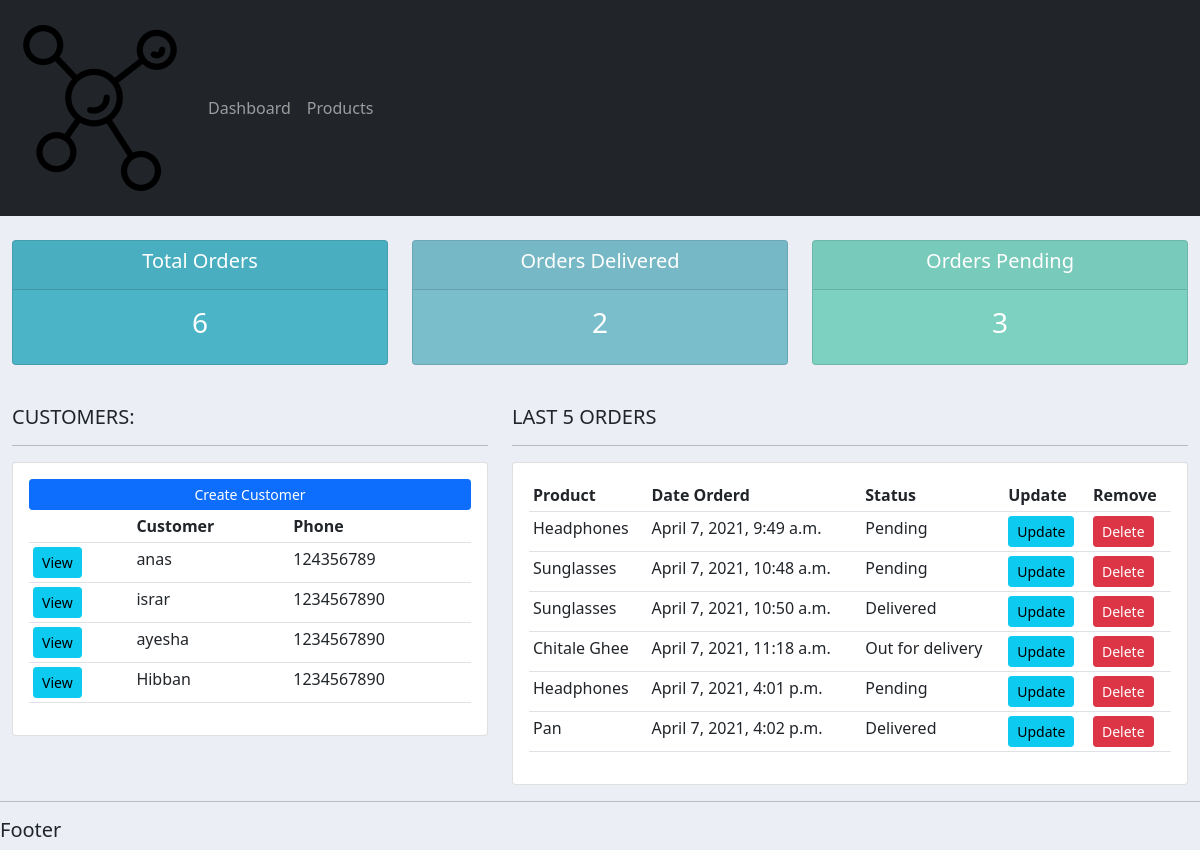
Before: / with the older database file.
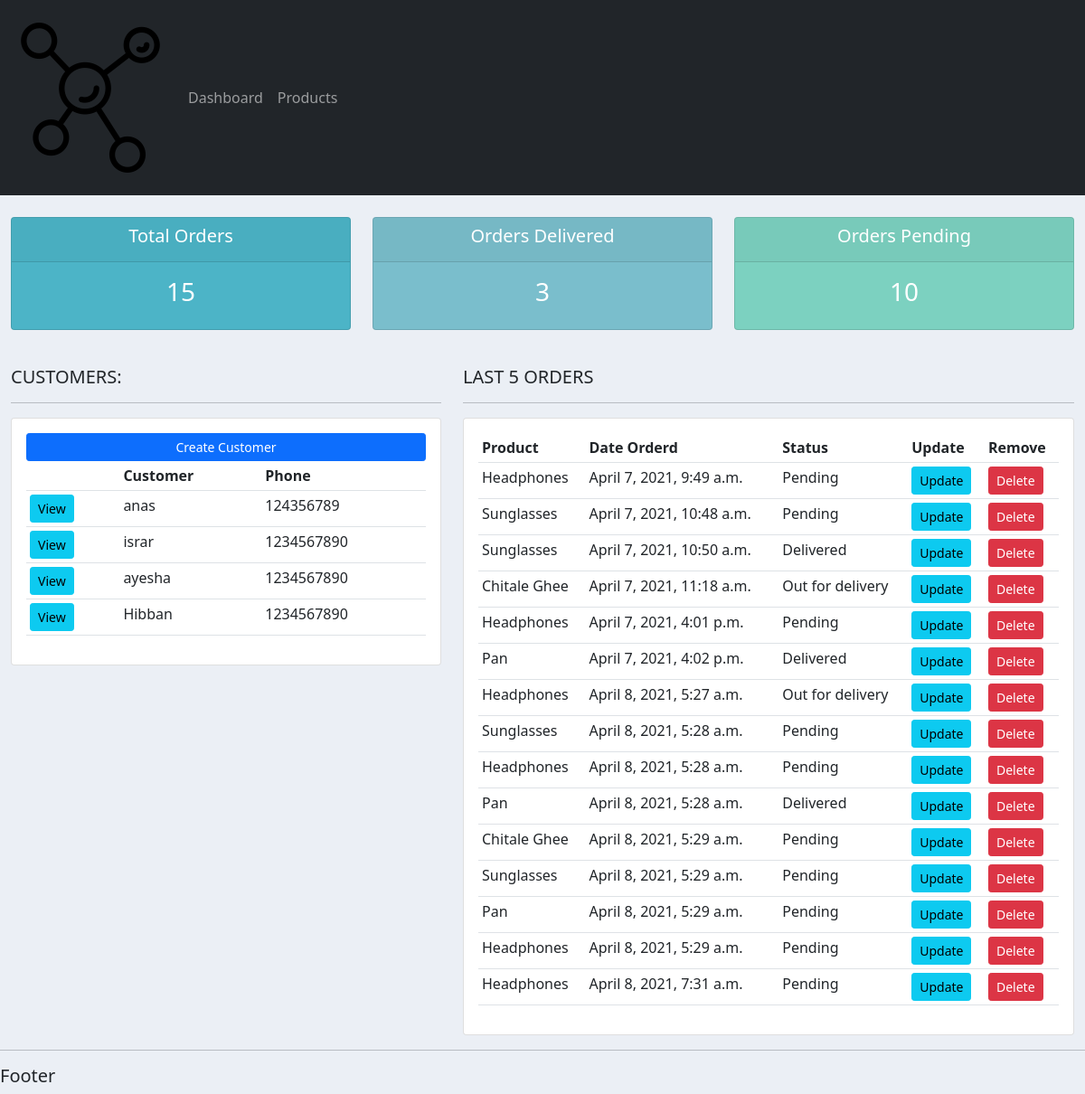
After: the same page with the newer database file.
### accounts/models.py (models this page shows, shortened)
class Customer(models.Model):
    name = models.CharField(max_length=200, null=True)
    phone = models.CharField(max_length=200, null=True)
    email = models.EmailField(max_length=200, null=True)
    data_created = models.DateTimeField(auto_now_add=True, null=True)

class Order(models.Model):
    STATUS = (
			('Pending', 'Pending'),
			('Out for delivery', 'Out for delivery'),
			('Delivered', 'Delivered'),
			)
    customer = models.ForeignKey(Customer, null=True, on_delete=models.SET_NULL)
    product = models.ForeignKey(Product, null=True, on_delete=models.SET_NULL)
    data_created = models.DateTimeField(auto_now_add=True, null=True)
    status = models.CharField(max_length=200, null=True, choices=STATUS)
    note = models.CharField(max_length=1000, null=True)

class Product(models.Model):
    CATEGORY = (
			('Indoor', 'Indoor'),
			('Out Door', 'Out Door'),
			)
    name = models.CharField(max_length=200, null=True)
    price = models.DecimalField(max_digits=10, decimal_places=5, null=True)
    category = models.CharField(max_length=200, null=True, choices=CATEGORY)
    description = models.CharField(max_length=200, null=True)
    data_created = models.DateTimeField(auto_now_add=True, null=True)
    tags = models.ManyToManyField(Tag)
    def __str__(self):
        return self.name

### accounts/views.py (the view)
# urls.py: path('', views.home, name="home"),
def home(request):
    orders = Order.objects.all()
    customers = Customer.objects.all()
    total_customers = customers.count()
    total_orders = orders.count()
    delivered = orders.filter(status='Delivered').count()
    pending = orders.filter(status='Pending').count()
    context ={'orders':orders,
              'customers':customers,
              'total_orders':total_orders,
              'delivered':delivered,
              'pending':pending,
            }
    return render(request, 'accounts/dashboard.html', context)

### accounts/templates/accounts/dashboard.html
{% extends 'accounts/main.html' %}
{% block content %}
{% include 'accounts/status.html' %}
<br>
<div class="row">
	<div class="col-md-5">
		<h5>CUSTOMERS:</h5>
		<hr>
		<div class="card card-body">
			<a class="btn btn-primary  btn-sm btn-block" href="">Create Customer</a>
			<table class="table table-sm">
				<tr>
					<th></th>
					<th>Customer</th>
					<th>Phone</th>
				</tr>
				{% for customer in customers %}
					<tr>
						<td><a class="btn btn-sm btn-info" href="{% url 'accounts:customer' customer.id %}">View</a></td>
						<td>{{customer.name}}</td>
						<td>{{customer.phone}}</td>
					</tr>
				{% endfor %}
			</table>
		</div>
	</div>
	<div class="col-md-7">
		<h5>LAST 5 ORDERS</h5>
		<hr>
		<div class="card card-body">
			<table class="table table-sm">
				<tr>
					<th>Product</th>
					<th>Date Orderd</th>
					<th>Status</th>
					<th>Update</th>
					<th>Remove</th>
				</tr>
				{% for order in orders %}
					<tr>
						<td>{{order.product}}</td>
						<td>{{order.data_created}}</td>
						<td>{{order.status}}</td>
						<td><a class="btn btn-sm btn-info" href="{% url 'accounts:update_order' order.id %}">Update</a></td>
						<td><a class="btn btn-sm btn-danger" href="{% url 'accounts:delete_order' order.id %}">Delete</a></td>
					</tr>
				{% endfor %}
			</table>
		</div>
	</div>
</div>
{% endblock %}

### accounts/templates/accounts/main.html (shortened to what this page needs)
{% load static %}
<!DOCTYPE html>
<html>
<head>
    <link href="https://cdn.jsdelivr.net/npm/bootstrap@5.0.0-beta3/dist/css/bootstrap.min.css" rel="stylesheet">
    <link rel="stylesheet" href="{% static '/css/main.css' %}">
</head>
<body>
    {% include 'accounts/navbar.html' %}
    <div class="container-fluid">
    {% block content %}
    {% endblock %}
    </div>
    <hr>
    <h5>Footer</h5>
</body>
</html>

### accounts/templates/accounts/navbar.html (shortened to what this page needs)
{% load static %}
<nav class="navbar navbar-expand-lg navbar-dark bg-dark">
  <img src="{% static 'images/logo.png' %}" alt="">
  <div class="collapse navbar-collapse" id="navbarNav">
    <ul class="navbar-nav">
      <li class="nav-item active">
        <a class="nav-link" href="{% url 'accounts:home' %}">Dashboard</a>
      </li>
      <li class="nav-item active">
        <a class="nav-link" href="{% url 'accounts:products' %}">Products</a>
      </li>
    </ul>
  </div>
</nav>

### accounts/templates/accounts/status.html
<br>
<div class="row">
	<div class="col">
		<div class="col-md">
			<div class="card text-center text-white  mb-3" id="total-orders">
			  	<div class="card-header">
			  		<h5 class="card-title">Total Orders</h5>
			  	</div>
			  	<div class="card-body">
			    	<h3 class="card-title">{{total_orders}}</h3>
			  	</div>
			</div>
		</div>
	</div>
	<div class="col">
		<div class="col-md">
			<div class="card text-center text-white  mb-3" id="orders-delivered">
			  	<div class="card-header">
			  		<h5 class="card-title">Orders Delivered</h5>
			  	</div>
			  	<div class="card-body">
			    	<h3 class="card-title">{{delivered}}</h3>
			  	</div>
			</div>
		</div>
	</div>
	<div class="col">
		<div class="col-md">
			<div class="card text-center text-white  mb-3" id="orders-pending">
			  	<div class="card-header">
			  		<h5 class="card-title">Orders Pending</h5>
			  	</div>
			  	<div class="card-body">
			    	<h3 class="card-title">{{pending}}</h3>
			  	</div>
			</div>
		</div>
	</div>
</div>

### accounts/static/css/main.css (style rules this page uses)
body { background-color: #ebeff5; }
#total-orders { background-color: #4cb4c7; }
#orders-delivered { background-color: #7abecc; }
#orders-pending { background-color: #7CD1C0; }

Changed rows visible on the page:
added Order: product "Headphones", data_created "April 8, 2021, 5:27 a.m.", status "Out for delivery"
added Order: product "Sunglasses", data_created "April 8, 2021, 5:28 a.m.", status "Pending"
added Order: product "Headphones", data_created "April 8, 2021, 5:28 a.m.", status "Pending"
added Order: product "Pan", data_created "April 8, 2021, 5:28 a.m.", status "Delivered"
added Order: product "Chitale Ghee", data_created "April 8, 2021, 5:29 a.m.", status "Pending"
added Order: product "Sunglasses", data_created "April 8, 2021, 5:29 a.m.", status "Pending"
added Order: product "Pan", data_created "April 8, 2021, 5:29 a.m.", status "Pending"
added Order: product "Headphones", data_created "April 8, 2021, 5:29 a.m.", status "Pending"
added Order: product "Headphones", data_created "April 8, 2021, 7:31 a.m.", status "Pending"
Other visible differences:
{{ total_orders }}: "6" → "15"
{{ delivered }}: "2" → "3"
{{ pending }}: "3" → "10"
